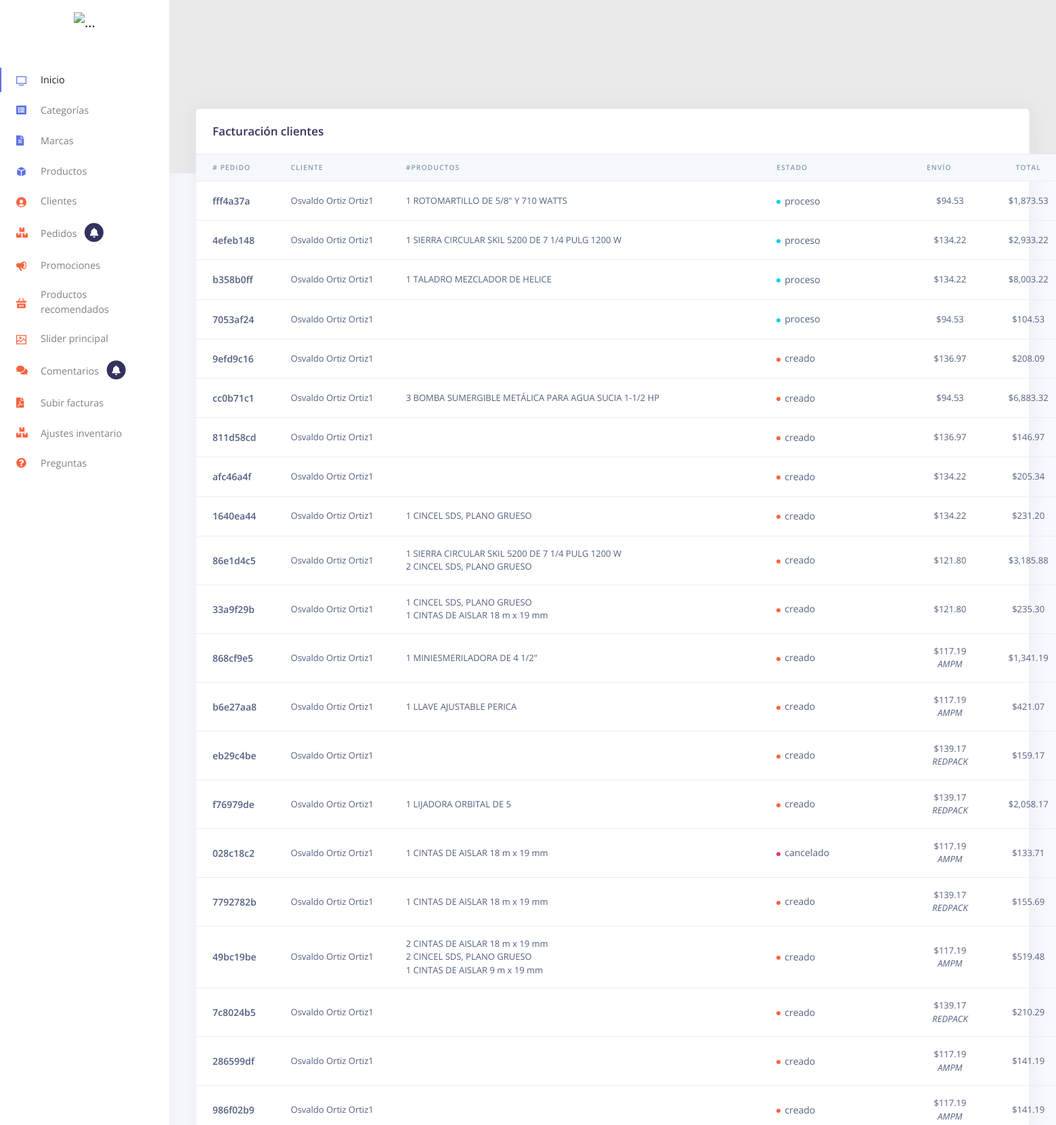
The page /facturacion.php (upper part) on the database its author committed.
### tables this page shows
CREATE TABLE `pedidos` (
  `id` int(10) NOT NULL,
  `id_usuario` int(10) NOT NULL,
  `id_datos_cliente` int(10) NOT NULL,
  `numero_pedido` varchar(250) NOT NULL,
  `PaypalDatos` text NOT NULL,
  `fecha` datetime NOT NULL,
  `correo` varchar(100) NOT NULL,
  `total` float(10,2) NOT NULL,
  `costoEnvio` float(10,2) NOT NULL,
  `paqueteria` varchar(50) NOT NULL,
  `direccion_entrega` int(6) NOT NULL,
  `id_facturacion` int(6) NOT NULL,
  `metodoPago` varchar(50) NOT NULL,
  `guia` varchar(45) NOT NULL,
  `estatus` varchar(35) NOT NULL,
  `pagovalido` int(1) NOT NULL DEFAULT 0,
  `motivo` text NOT NULL,
  `leido` int(1) NOT NULL DEFAULT 0
);

CREATE TABLE `datos_clientes` (
  `id` int(8) NOT NULL,
  `nombreCompleto` varchar(150) NOT NULL,
  `telefono` varchar(15) NOT NULL,
  `correo` varchar(80) NOT NULL,
  `anuncios` int(1) NOT NULL DEFAULT 1,
  `fecha_registro` date NOT NULL,
  `hash` varchar(32) NOT NULL,
  `activo` int(11) NOT NULL DEFAULT 0,
  `visto` int(1) NOT NULL DEFAULT 0
);

CREATE TABLE `pedidos_detalles` (
  `id` int(10) NOT NULL,
  `numero_pedido` varchar(10) NOT NULL,
  `id_producto` int(10) NOT NULL,
  `precio` float(10,2) NOT NULL,
  `cantidad` int(10) NOT NULL
);

CREATE TABLE `productos` (
  `id` int(10) NOT NULL,
  `activo` int(1) NOT NULL DEFAULT 1,
  `clave_producto` int(10) NOT NULL,
  `nombre` varchar(75) NOT NULL,
  `marca` varchar(75) NOT NULL,
  `categoria` int(5) NOT NULL,
  `submenu` int(2) NOT NULL,
  `descripcion_corta` varchar(250) NOT NULL,
  `descripcion` text NOT NULL,
  `codigo_fabricante` varchar(35) NOT NULL,
  `precio_compra` float(10,2) NOT NULL,
  `precio_venta` float(10,2) NOT NULL,
  `impuesto` float(10,2) NOT NULL,
  `IVA` float(10,2) NOT NULL,
  `existencia` int(10) NOT NULL,
  `clave_unidad` varchar(35) NOT NULL,
  `clave_linea` varchar(35) NOT NULL,
  `clave_marca` varchar(35) NOT NULL,
  `foto1` varchar(120) NOT NULL,
  `foto2` varchar(120) NOT NULL,
  `foto3` varchar(120) NOT NULL,
  `maximo` int(5) NOT NULL,
  `minimo` int(5) NOT NULL,
  `ubicacion_zona` varchar(75) NOT NULL,
  `ubicacion_pasillo` varchar(75) NOT NULL,
  `ubicacion_anaquel` varchar(75) NOT NULL,
  `ubicacion_repisa` varchar(75) NOT NULL,
  `descuento` float(10,2) NOT NULL DEFAULT 0.00,
  `producto_inactivo` varchar(10) NOT NULL,
  `valorcfdi` varchar(35) NOT NULL,
  `ancho` float(10,2) NOT NULL,
  `alto` float(10,2) NOT NULL,
  `largo` float(10,2) NOT NULL,
  `peso` float(10,2) NOT NULL,
  `persCalificaron` int(8) NOT NULL,
  `calificacion` int(8) NOT NULL,
  `tipo_envio` varchar(25) NOT NULL
);

### facturacion.php (the view, shortened to what this page needs)
<!DOCTYPE html>
<html lang="es">
<head>
  <link href="assets/js/plugins/nucleo/css/nucleo.css" rel="stylesheet" />
  <link rel="stylesheet" href="https://cdnjs.cloudflare.com/ajax/libs/font-awesome/5.15.1/css/all.min.css">
  <link href="assets/css/argon-dashboard.css?v=1.1.0" rel="stylesheet" />
  <link rel="stylesheet" href="assets/css/general.css">
  <link rel="stylesheet" href="https://cdnjs.cloudflare.com/ajax/libs/limonte-sweetalert2/6.6.5/sweetalert2.css">
</head>
<body class="">
<?php require_once "menu/izquierdo.php" ?>
  <div class="main-content">
   <?php
          require_once "db.php";
    $pedidos = $con->query("SELECT p.*, dc.* from pedidos p INNER JOIN datos_clientes dc where p.id_datos_cliente=dc.id");
 ?>
    <div class="header bg-gradient-primary pb-8 pt-5 pt-md-8">
    </div>
    <div class="container-fluid mt--7">
      <div class="row">
        <div class="col">
          <div class="card shadow">
            <div class="card-header border-0">
              <h3 class="mb-0">Facturación clientes</h3>
            </div>
            <table class="table align-items-center table-flush">
                <thead class="thead-light">
                  <tr>
                    <th scope="col"># Pedido</th>
                    <th scope="col">Cliente</th>
                    <th scope="col">#Productos</th>
                    <th scope="col">Estado</th>
                    <th scope="col">Envío</th>
                    <th scope="col" class="text-center">Total</th>
                  </tr>
                </thead>
                <tbody>
                   <?php while($rowpedidos = $pedidos->fetch_object()){ ?>
                  <tr>
                    <th scope="row">
                      <div class="media align-items-center">
                        <div class="media-body">
                          <span class="mb-0 text-sm"><?php echo $rowpedidos->numero_pedido ?></span>
                        </div>
                      </div>
                    </th>
                    <td>
                       <?php echo $rowpedidos->nombreCompleto ?>
                    </td>
                    <td>
                      <?php
                       $num_pedido = $rowpedidos->numero_pedido;
                          $pedidos_detalles = $con->query("SELECT p.*, pd.* FROM productos p LEFT JOIN pedidos_detalles pd ON p.id=pd.id_producto WHERE numero_pedido='$num_pedido'");
                           while($rowpedidos_detalles = $pedidos_detalles->fetch_object()){
                            echo $rowpedidos_detalles->cantidad ." ".$rowpedidos_detalles->nombre;
                            echo "<br>";
                           }
                       ?>
                    </td>
                    <td>
                      <span class="badge badge-dot mr-4">
                        <?php
                        if ($rowpedidos->estatus == "creado") {$color = '<i class="bg-warning"></i>';}
                        elseif ($rowpedidos->estatus == "cancelado") {$color = '<i class="bg-danger"></i>';}
                        elseif ($rowpedidos->estatus == "proceso") {$color = '<i class="bg-info"></i>';}
                          else {$color = '<i class="bg-success"></i>';}
                          ?>
                       <?php echo $color . $rowpedidos->estatus ?>
                      </span>
                    </td>
                    <td class="text-center">
                      $<?php echo $rowpedidos->costoEnvio ?><br>
                     <i><?php echo $rowpedidos->paqueteria ?></i>
                    </td>
                    <td class="text-center">
                      $<?php echo number_format((float)$rowpedidos->total, 2, '.', ',') ?>
                    </td>
                  </tr>
<?php } ?>
                </tbody>
              </table>
          </div>
        </div>
      </div>
    </div>
  </div>
</body>
</html>

### rows shown on the page
pedidos: numero_pedido "fff4a37a", id_datos_cliente.nombreCompleto "Osvaldo Ortiz Ortiz1", estatus "proceso", costoEnvio "94.53", total "1,873.53"
pedidos_detalles: cantidad "1", id_producto.nombre "ROTOMARTILLO DE 5/8\" Y 710 WATTS"
pedidos: numero_pedido "4efeb148", id_datos_cliente.nombreCompleto "Osvaldo Ortiz Ortiz1", estatus "proceso", costoEnvio "134.22", total "2,933.22"
pedidos_detalles: cantidad "1", id_producto.nombre "SIERRA CIRCULAR SKIL 5200 DE 7 1/4 PULG 1200 W"
pedidos: numero_pedido "b358b0ff", id_datos_cliente.nombreCompleto "Osvaldo Ortiz Ortiz1", estatus "proceso", costoEnvio "134.22", total "8,003.22"
pedidos_detalles: cantidad "1", id_producto.nombre "TALADRO MEZCLADOR DE HELICE"
pedidos: numero_pedido "7053af24", id_datos_cliente.nombreCompleto "Osvaldo Ortiz Ortiz1", estatus "proceso", costoEnvio "94.53", total "104.53"
pedidos: numero_pedido "9efd9c16", id_datos_cliente.nombreCompleto "Osvaldo Ortiz Ortiz1", estatus "creado", costoEnvio "136.97", total "208.09"
pedidos: numero_pedido "cc0b71c1", id_datos_cliente.nombreCompleto "Osvaldo Ortiz Ortiz1", estatus "creado", costoEnvio "94.53", total "6,883.32"
pedidos_detalles: cantidad "3", id_producto.nombre "BOMBA SUMERGIBLE METÁLICA PARA AGUA SUCIA 1-1/2 HP"
pedidos: numero_pedido "811d58cd", id_datos_cliente.nombreCompleto "Osvaldo Ortiz Ortiz1", estatus "creado", costoEnvio "136.97", total "146.97"
pedidos: numero_pedido "afc46a4f", id_datos_cliente.nombreCompleto "Osvaldo Ortiz Ortiz1", estatus "creado", costoEnvio "134.22", total "205.34"
pedidos: numero_pedido "1640ea44", id_datos_cliente.nombreCompleto "Osvaldo Ortiz Ortiz1", estatus "creado", costoEnvio "134.22", total "231.20"
pedidos_detalles: cantidad "1", id_producto.nombre "CINCEL SDS, PLANO GRUESO"
pedidos: numero_pedido "86e1d4c5", id_datos_cliente.nombreCompleto "Osvaldo Ortiz Ortiz1", estatus "creado", costoEnvio "121.80", total "3,185.88"
pedidos_detalles: cantidad "1", id_producto.nombre "SIERRA CIRCULAR SKIL 5200 DE 7 1/4 PULG 1200 W"
pedidos_detalles: cantidad "2", id_producto.nombre "CINCEL SDS, PLANO GRUESO"
pedidos: numero_pedido "33a9f29b", id_datos_cliente.nombreCompleto "Osvaldo Ortiz Ortiz1", estatus "creado", costoEnvio "121.80", total "235.30"
pedidos_detalles: cantidad "1", id_producto.nombre "CINCEL SDS, PLANO GRUESO"
pedidos_detalles: cantidad "1", id_producto.nombre "CINTAS DE AISLAR 18 m x 19 mm"
pedidos: numero_pedido "868cf9e5", id_datos_cliente.nombreCompleto "Osvaldo Ortiz Ortiz1", estatus "creado", costoEnvio "117.19", paqueteria "AMPM", total "1,341.19"
pedidos_detalles: cantidad "1", id_producto.nombre "MINIESMERILADORA DE 4 1/2\""
pedidos: numero_pedido "b6e27aa8", id_datos_cliente.nombreCompleto "Osvaldo Ortiz Ortiz1", estatus "creado", costoEnvio "117.19", paqueteria "AMPM", total "421.07"
pedidos_detalles: cantidad "1", id_producto.nombre "LLAVE AJUSTABLE PERICA"
pedidos: numero_pedido "eb29c4be", id_datos_cliente.nombreCompleto "Osvaldo Ortiz Ortiz1", estatus "creado", costoEnvio "139.17", paqueteria "REDPACK", total "159.17"
pedidos: numero_pedido "f76979de", id_datos_cliente.nombreCompleto "Osvaldo Ortiz Ortiz1", estatus "creado", costoEnvio "139.17", paqueteria "REDPACK", total "2,058.17"
pedidos_detalles: cantidad "1", id_producto.nombre "LIJADORA ORBITAL DE 5"
pedidos: numero_pedido "028c18c2", id_datos_cliente.nombreCompleto "Osvaldo Ortiz Ortiz1", estatus "cancelado", costoEnvio "117.19", paqueteria "AMPM", total "133.71"
pedidos_detalles: cantidad "1", id_producto.nombre "CINTAS DE AISLAR 18 m x 19 mm"
pedidos: numero_pedido "7792782b", id_datos_cliente.nombreCompleto "Osvaldo Ortiz Ortiz1", estatus "creado", costoEnvio "139.17", paqueteria "REDPACK", total "155.69"
pedidos_detalles: cantidad "1", id_producto.nombre "CINTAS DE AISLAR 18 m x 19 mm"
pedidos: numero_pedido "49bc19be", id_datos_cliente.nombreCompleto "Osvaldo Ortiz Ortiz1", estatus "creado", costoEnvio "117.19", paqueteria "AMPM", total "519.48"
pedidos_detalles: cantidad "2", id_producto.nombre "CINTAS DE AISLAR 18 m x 19 mm"
pedidos_detalles: cantidad "2", id_producto.nombre "CINCEL SDS, PLANO GRUESO"
pedidos_detalles: cantidad "1", id_producto.nombre "CINTAS DE AISLAR 9 m x 19 mm"
pedidos: numero_pedido "7c8024b5", id_datos_cliente.nombreCompleto "Osvaldo Ortiz Ortiz1", estatus "creado", costoEnvio "139.17", paqueteria "REDPACK", total "210.29"
pedidos: numero_pedido "286599df", id_datos_cliente.nombreCompleto "Osvaldo Ortiz Ortiz1", estatus "creado", costoEnvio "117.19", paqueteria "AMPM", total "141.19"
pedidos: numero_pedido "986f02b9", id_datos_cliente.nombreCompleto "Osvaldo Ortiz Ortiz1", estatus "creado", costoEnvio "117.19", paqueteria "AMPM", total "141.19"
